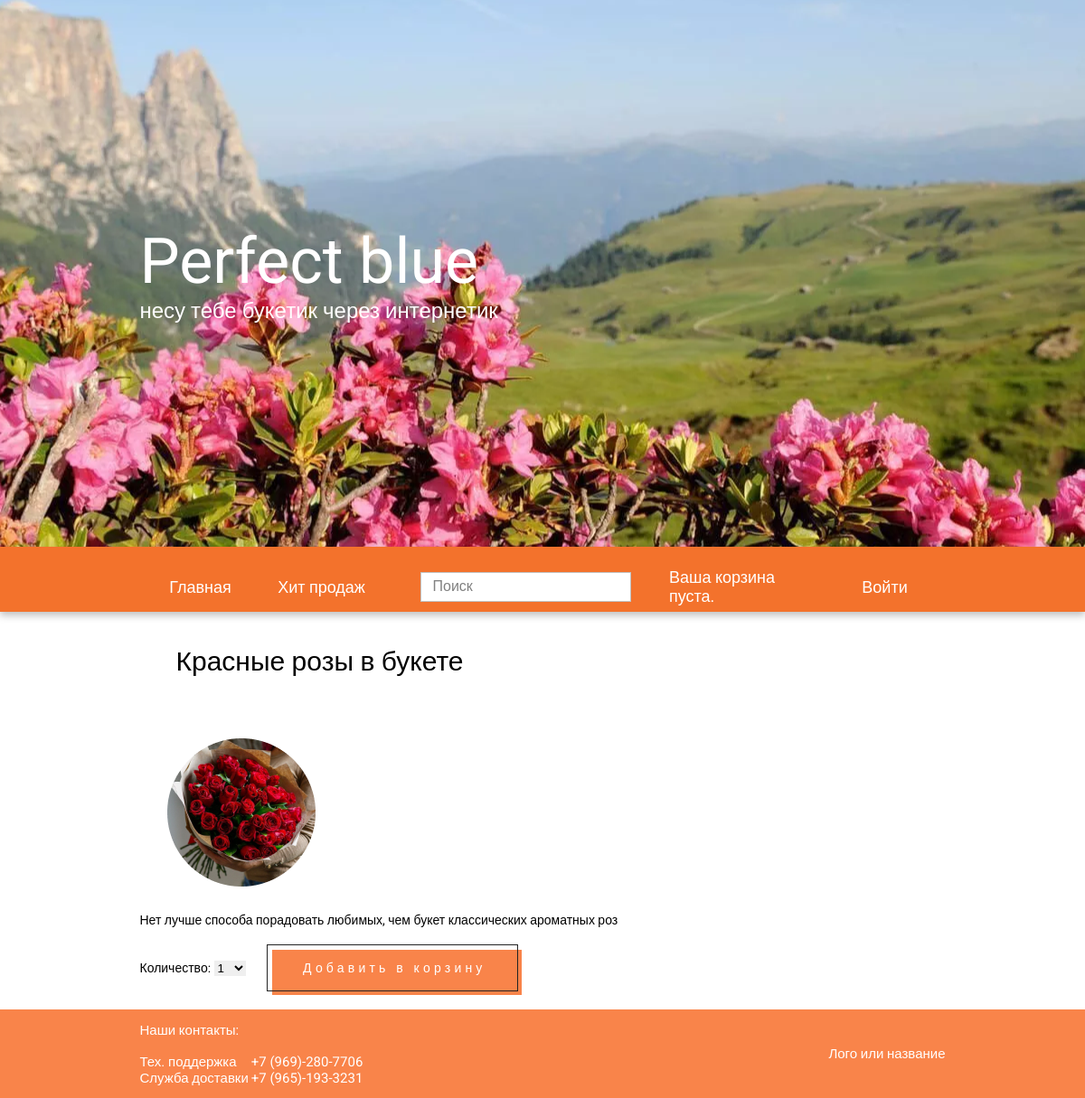
Page /post/red-roses-bouquet/ on the committed database.
### flowers/models.py (models this page shows, shortened)
class Flowers(models.Model):
    title = models.CharField(max_length=50, verbose_name='Название')
    description = models.TextField(blank=True, verbose_name='Описание')
    price = models.CharField(max_length=10, verbose_name='Цена')
    number_of_purchases = models.IntegerField(default=0, verbose_name='Количество покупок')
    image = models.ImageField(upload_to='photos/%Y/%m/%d/', verbose_name='Фото')
    slug = models.SlugField(max_length=255, unique=True, db_index=True, verbose_name='URL')
    cat = models.ForeignKey('Categories', on_delete=models.CASCADE)
    def __str__(self):
        return self.title
    class Meta:
        verbose_name = 'Цветы'
        verbose_name_plural = 'Цветы'
        ordering = ['title', 'price', 'number_of_purchases']

### flowers/views.py (the view, shortened to what this page needs)
# urls.py: path('post/<slug:post_slug>/', PostFlowers.as_view(), name='post'),
class PostFlowers(DataMixin, View):
    def get(self, request, post_slug):
        post = Flowers.objects.get(slug=post_slug)
        cart_product_form = CartAddProductForm()
        context = {
            'menu': menu,
            'categories': cats,
            'post': post,
            'cart_product_form': cart_product_form,
        }
        return render(request, 'flowers/post.html', context)

### cart/forms.py
class CartAddProductForm(forms.Form):
    quantity = forms.TypedChoiceField(choices=PRODUCT_QUANTITY_CHOICES, coerce=int, label='Количество')
    update = forms.BooleanField(required=False, initial=False, widget=forms.HiddenInput)

### cart/cart.py (called while the page is built)
    def __len__(self):
        return sum(item['quantity'] for item in self.cart.values())

### cart/context_processors.py (called while the page is built)
def cart(request):
    return {'cart': Cart(request)}

### flowers/templates/flowers/post.html (shortened to what this page needs)
{% extends 'flowers/base.html' %}
{% block content %}
<div class="_container">
    <div>
        <h1 class="post-title">{{ post }}</h1>
        <img class="post-image" src="{{ post.image.url }}" alt="image">
        <div>
            {{ post.description }}
        </div>
        <div>
            <form action="{% url 'cart:cart_add' post.id %}" method="post">
                {{ cart_product_form }}
                <button class="buy" type="submit" value="Add to cart">Добавить в корзину</button>
            </form>
        </div>
    </div>
</div>
{% endblock %}

### flowers/static/flowers/css/style.css (style rules this page uses)
* { padding: 0; margin: 0; border: 0; }
*, *:before, *:after { -webkit-box-sizing: border-box; box-sizing: border-box; }
html, body { height: 100%; width: 100%; font-size: 100%; line-height: 1; font-size: 14px; -ms-text-size-adjust: 100%; -moz-text-size-adjust: 100%; -webkit-text-size-adjust: 100%; }
input, button, textarea { font-family: inherit; }
button { cursor: pointer; }
img { vertical-align: top; }
h1, h2, h3, h4, h5, h6 { font-size: inherit; font-weight: 400; }
body { font-family: 'Roboto', sans-serif; }
._container { max-width: 891px; margin: 0 auto; }
h1.post-title { font-size: 30px; padding: 40px; }
img.post-image { padding: 30px; }
.buy { margin: 20px; color: #FFFFFF; background: transparent; border: 1px solid #232323; position: relative; font-size: 14px; letter-spacing: .3em; padding: 17px 34px 17px 39px; transition: .2s ease-in-out; cursor: pointer; }
.buy:before { content: ""; position: absolute; top: 5px; left: 5px; width: 100%; height: 100%; background: #F9844A; z-index: -1; transition: .25s ease; transform: translate(0, 0); }

### rows in the picture
Flowers: title "Красные розы в букете", image (picture), description "Нет лучше способа порадовать любимых, чем букет классических ароматных роз"

### other values in the picture
{{ m.title }} "Главная" "Хит продаж"
